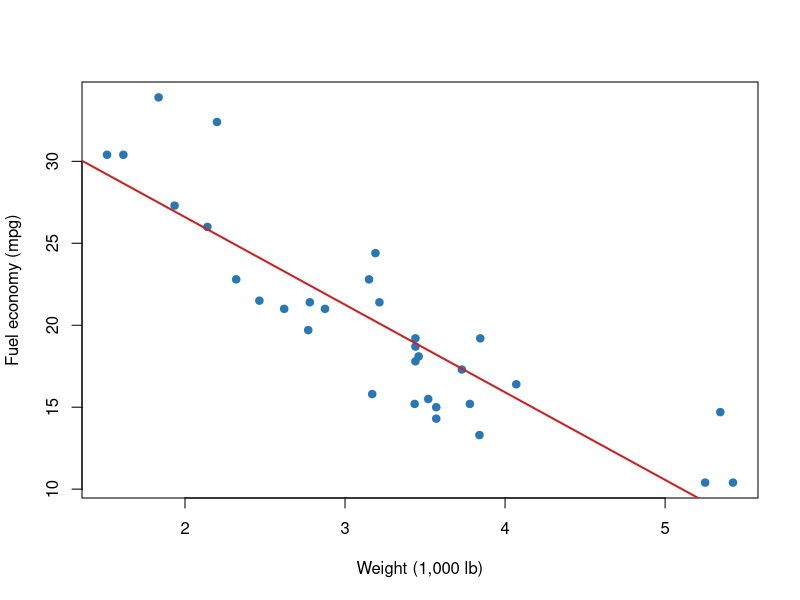

Here is the R script that generated this plot:
## ---- chunk 1
summary(mtcars$mpg)
## ---- chunk 2
summary(mtcars)
## ---- chunk 3
# A cell can create objects and print results.
mean_mpg <- mean(mtcars$mpg)
mean_mpg
## ---- chunk 4
#| label: mpg-summary
#| echo: true
#| output: true

summary(mtcars$mpg)
## ---- chunk 5
#| label: tbl-cars
#| tbl-cap: "Average fuel economy and horsepower by cylinder count"

car_summary <- mtcars |>
  transform(cyl = factor(cyl)) |>
  aggregate(cbind(mpg, hp) ~ cyl, data = _, FUN = mean)

knitr::kable(
  car_summary,
  digits = 1,
  col.names = c("Cylinders", "Mean MPG", "Mean horsepower")
)
## ---- chunk 6
#| label: fig-mpg-weight
#| fig-cap: "Heavier cars generally have lower fuel economy."
#| fig-alt: "Scatterplot of car weight against fuel economy with a downward fitted line."
#| fig-width: 7
#| fig-height: 5

plot(
  mtcars$wt,
  mtcars$mpg,
  pch = 19,
  col = "#2878B5",
  xlab = "Weight (1,000 lb)",
  ylab = "Fuel economy (mpg)"
)
abline(lm(mpg ~ wt, data = mtcars), col = "#C82423", lwd = 2)
## ---- chunk 7
#| label: setup
#| include: false

set.seed(2026)
